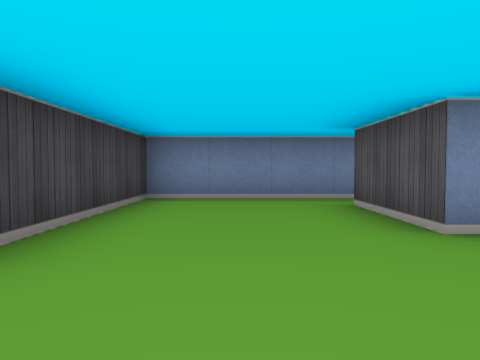
view 1 (above)

16 first-person views from a walk through a cub3D ray-caster map. The camera is about half as high as the walls, tilts 2° down and sees 70° across. The floor is counted in squares. Each view is taken from the middle of a square. On the plan, view 1 faces up. The plan holds only what a view shows up to about 9 squares ahead; the rest is blank.

view 2
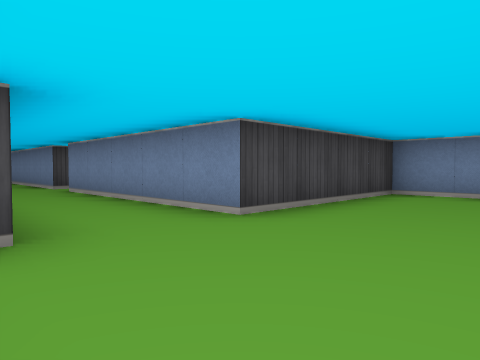

view 3
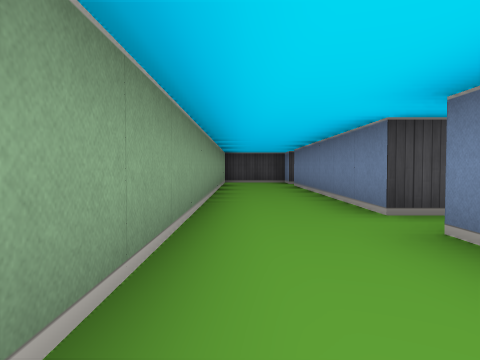

view 4
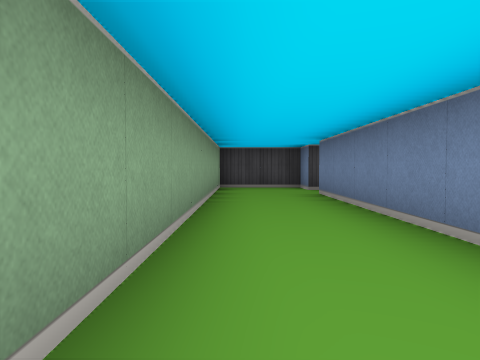

view 5
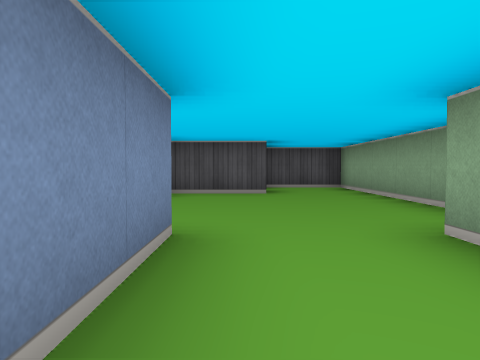

view 6
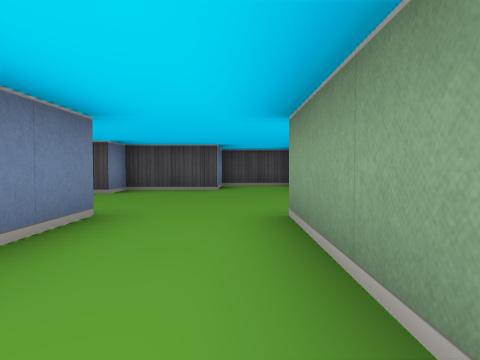

view 7
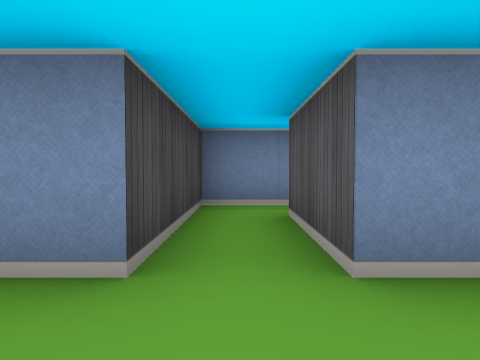

view 8
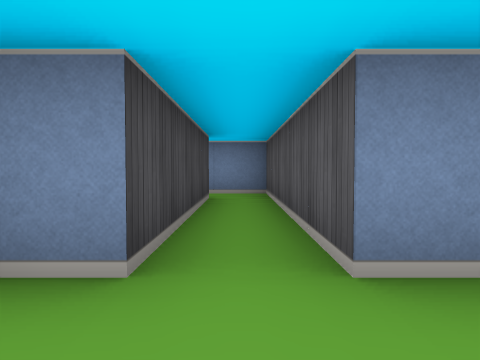

view 9
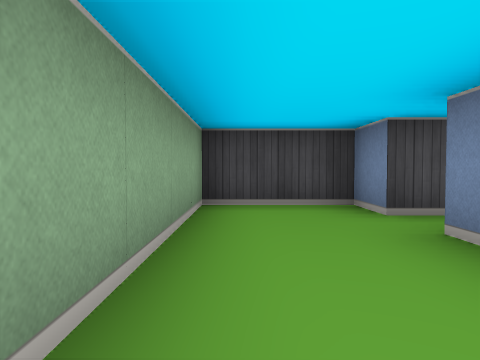

view 10
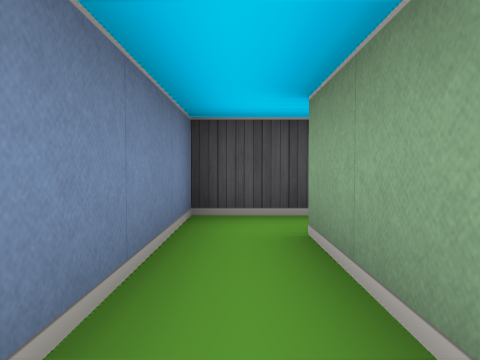

view 11
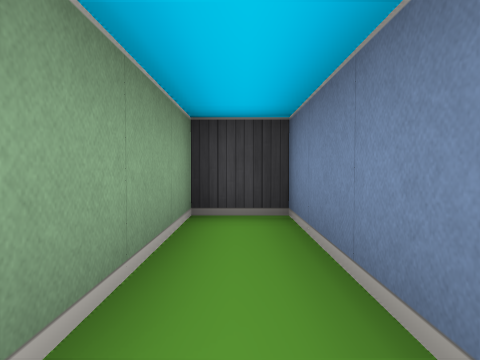

view 12
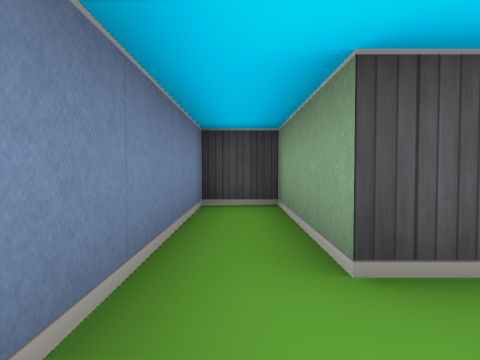

view 13
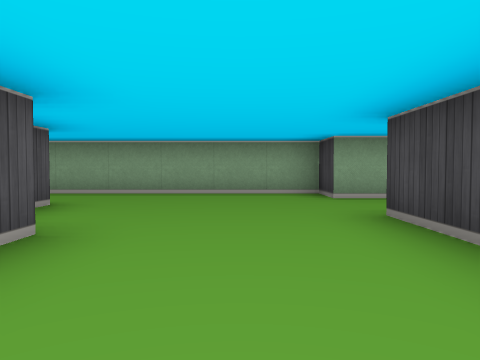

view 14
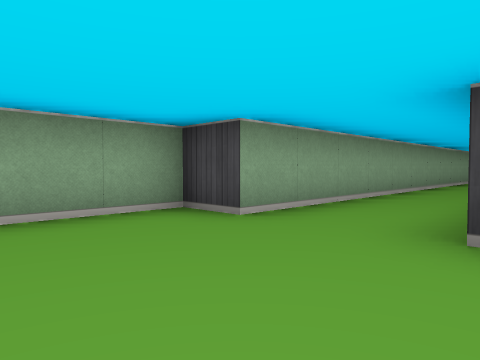

view 15
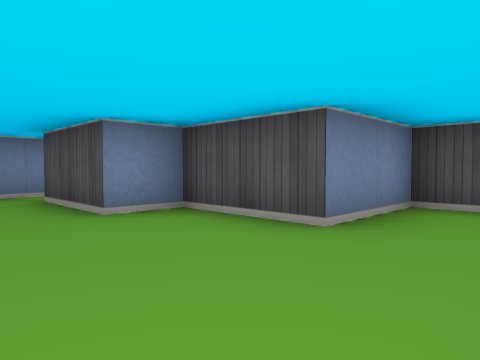

view 16
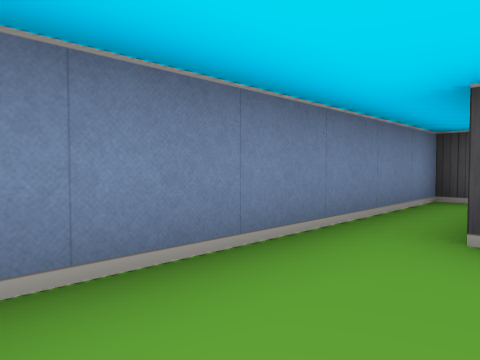

### Floor plan
Ten units are one square. View 1 is at (0, 0); x grows to the right and y downward. Boxes are objects, and circles mark ways between rooms. Rooms are numbered by the first view taken in them; rooms with no view inside come last. Other rooms are left out.
<svg viewBox="-180 -70 230 90">
<path fill="none" stroke="#000" d="M-62 -45 -75 -45 -75 -15 -135 -15 -135 -55M-145 -55 -145 -15 -155 -15 -155 5 -15 5 -15 15 45 15 45 -5 25 -5 25 -25 15 -25 15 -45 45 -45 45 -55 -15 -55 -15 -15 -65 -15 -65 -35M-135 -55 -135 -65 -175 -65 -175 -55 -145 -55"/>
<circle cx="-140" cy="-50" r="3" fill="#2a7"/>
<text x="-40" y="-10">1</text>
<text x="-160" y="-60">2</text>
</svg>
Room 1 opens to room 2.

Where each view was taken, in squares from view 1:
view 1: 0 up, 0 right, facing up
view 2: 1 down, 1 right, facing up-left
view 3: 0 up, 4 left, facing left
view 4: 0 up, 7 left, facing left
view 5: 1 up, 4 left, facing right
view 6: 0 up, 5 left, facing right
view 7: 0 up, 7 left, facing up
view 8: 0 up, 14 left, facing up
view 9: 0 up, 11 left, facing left
view 10: 6 up, 17 left, facing right
view 11: 6 up, 14 left, facing left
view 12: 5 up, 0 right, facing right
view 13: 5 up, 0 right, facing down
view 14: 2 up, 1 right, facing down-left
view 15: 1 down, 0 right, facing up-right
view 16: 4 up, 1 left, facing up-right
